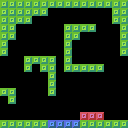

This game map was drawn from its Tiled (.tmx) file and the tilesets committed beside it. A one-line description and the full map source follow:
An orthogonal 16x16 tile map with 8x8 px tiles, 1 tile layer (Tile Layer 1).

<map version="1.4" tiledversion="1.4.3" orientation="orthogonal" renderorder="right-down" width="16" height="16" tilewidth="8" tileheight="8" infinite="0" nextlayerid="2" nextobjectid="1">
 <tileset firstgid="1" name="tiles" tilewidth="8" tileheight="8" tilecount="4" columns="4">
  <image source="tutorial/assets/tiles.png" width="32" height="8" />
 </tileset>
 <layer id="1" name="Tile Layer 1" width="16" height="16">
  <data encoding="csv">
4,4,4,4,4,4,4,4,4,4,4,4,4,4,4,4,
4,4,4,4,4,4,0,0,0,0,0,0,0,0,4,4,
4,4,4,4,0,0,0,0,0,0,0,0,0,0,4,4,
4,4,0,0,0,0,0,0,4,4,4,4,0,0,0,4,
4,4,0,0,0,0,0,0,4,4,0,0,0,0,0,4,
4,0,0,0,0,0,0,0,4,0,0,0,0,0,0,4,
4,0,0,0,0,0,1,0,4,0,0,0,0,0,0,4,
0,0,0,4,4,4,4,0,4,0,0,0,0,0,0,0,
0,0,0,4,0,4,4,0,4,4,4,4,4,0,0,0,
0,0,0,0,0,0,4,0,0,0,0,0,0,0,0,0,
0,0,0,0,0,0,4,0,0,0,0,0,0,0,0,0,
4,4,0,0,0,0,4,0,0,0,0,0,0,0,0,0,
0,4,0,0,0,0,0,0,0,0,0,0,0,0,0,0,
0,0,0,0,0,0,0,0,0,0,0,0,0,0,0,0,
0,0,0,0,0,0,0,0,0,0,3,3,3,0,0,0,
4,4,4,4,4,4,2,2,2,2,4,4,4,4,4,4
</data>
 </layer>
</map>
